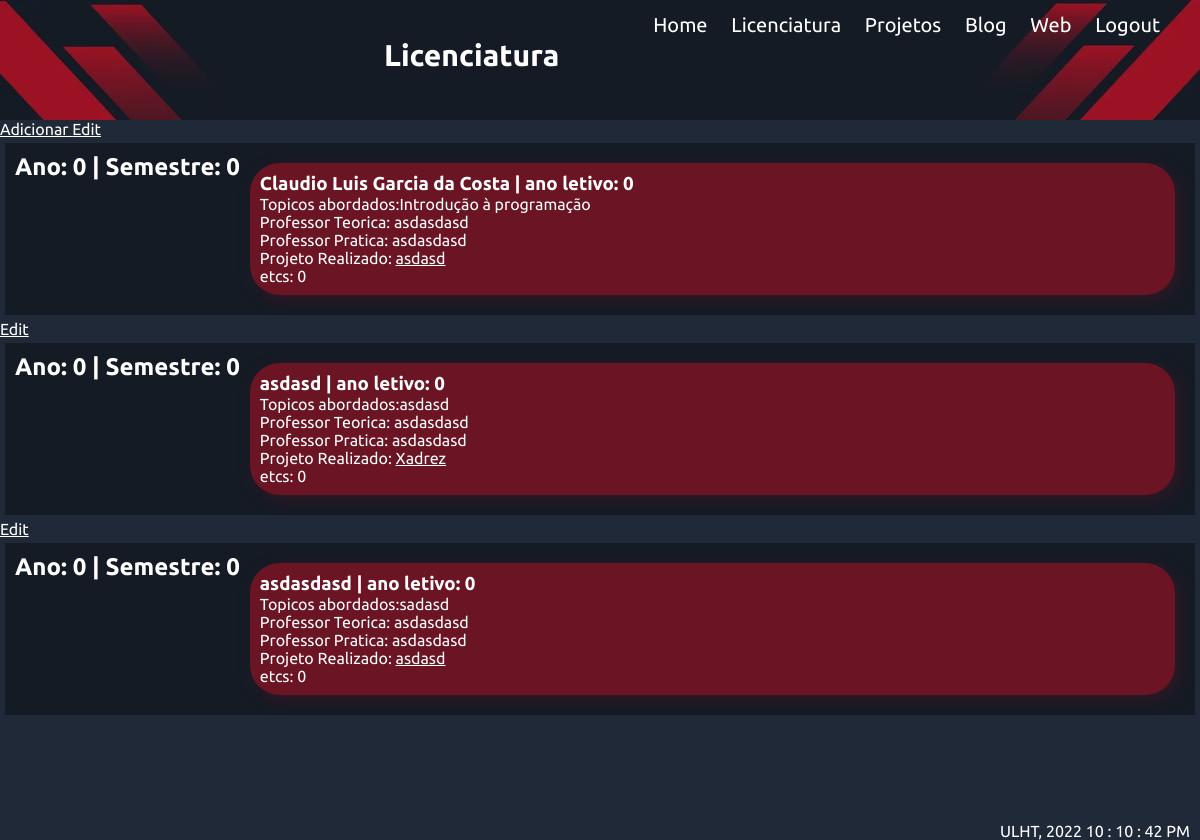
The app's page /licenciatura (signed in) with its own data.
### portfolio/models.py (models this page shows, shortened)
class Subject(models.Model):
    name = models.CharField(max_length=30)
    year = models.IntegerField(default=0)
    etcs = models.IntegerField(default=0)
    semester = models.IntegerField(default=0)
    school_year = models.IntegerField(default=0)
    rank = models.IntegerField(default=0, validators=[
            MaxValueValidator(5),
            MinValueValidator(0)
        ])
    topics = models.CharField(max_length=100)
    students = models.ManyToManyField(Student, blank = True)
    teacher_theory = models.ForeignKey(Teacher, on_delete=models.CASCADE)
    teacher_practice = models.ManyToManyField(Teacher, related_name='practice_teacher')
    subject_project = models.OneToOneField(Project_small,on_delete=models.CASCADE)

class Person(models.Model):
    name = models.CharField(max_length=50)
    linkdin = models.URLField(blank=True, null=True)
    class Meta:
        abstract = True
    def __str__(self):
        return self.name

class Teacher(Person,models.Model):
    lusofona_url = models.URLField()

class Project(models.Model):
    title = models.CharField(max_length=50,default='')
    description = models.CharField(max_length=500)
    image = models.ImageField(upload_to='pictures/', blank=True)
    year = models.IntegerField(default=0)
    school_year = models.IntegerField(default=0)
    github = models.URLField()
    video_url = models.URLField()
    participants = models.ForeignKey(Student, on_delete=models.CASCADE)
    class Meta:
        abstract = True

class Project_small(Project,models.Model):
    tech = models.CharField(max_length=200)
    skills =  models.ManyToManyField(Skills, related_name='skills')
    teacher = models.ManyToManyField(Teacher, related_name='teacher')
    def __str__(self):
        return self.title

### portfolio/views.py (the view)
# urls.py: path('licenciatura', views.licenciatura_page_view, name='licenciatura'),
def licenciatura_page_view(request):
    context = {
        'cadeiras':Subject.objects.all().order_by('rank','year','semester')
    }
    return render(request, 'portfolio/licenciatura.html',context)

### portfolio/templates/portfolio/licenciatura.html (shortened to what this page needs)
{% extends 'portfolio/layout.html' %}
{% block extrahead %}
{% load static %}
<link rel="stylesheet" href="{% static 'portfolio/css/subject_box.css' %}">
<link rel="stylesheet" href="https://cdnjs.cloudflare.com/ajax/libs/font-awesome/4.7.0/css/font-awesome.min.css">
{% endblock %}
{% block header %}
<div class="welcome-text">Licenciatura</div>
{% endblock %}
{% block main %}
{% if request.user.is_authenticated %}
<a href="{% url 'portfolio:subject_add'%}"> Adicionar </a>
{% endif %}
{% for cadeira in cadeiras %}
{% if request.user.is_authenticated %}
<a href="{% url 'portfolio:subject_edit' cadeira.id%}"> Edit </a>
{% endif %}
<div class="subjects-box">
    <h2>Ano: {{cadeira.year}} | Semestre: {{cadeira.semester}} </h2>
    <div class="subjects-text">
        <h3>{{cadeira.name}} | ano letivo: {{cadeira.school_year}}</h3>
        <p>Topicos abordados:{{cadeira.topics}}</p>
        <p>Professor Teorica: {{cadeira.teacher_theory}}</p>
        <p>Professor Pratica:
            {% for teacher in cadeira.teacher_practice.all %}
            {{teacher.name}}
        </p>
        {% endfor %}
        <p>Projeto Realizado:
            <a href="{{cadeira.subject_project.github}}">{{cadeira.subject_project}}</a>
        </p>
        <p>etcs: {{cadeira.etcs}}</p>
    </div>
</div>
{% endfor %}
{% endblock %}

### portfolio/static/portfolio/css/estilos.css (style rules this page uses)
* { font-family: 'Ubuntu', sans-serif; box-sizing: border-box; border: 0; margin: 0; padding: 0; }
.welcome-text { font-weight: bold; font-size: 30px; padding-top: 30px; text-align: center; padding-left: 300px; color: white; }
body { background-color: #202938; display: grid; min-height: 100vh; margin: 0; grid-template-rows: auto 1fr auto; grid-template-areas: 'nav' 'main' 'bot'; }

### portfolio/static/portfolio/css/subject_box.css (style rules this page uses)
.subjects-box { display: flex; background-color: #151b25; flex-flow: row wrap; justify-content: space-between; align-items: stretch; padding: 10px; margin: 5px; }
.subjects-box>div { display: flex; flex: 1 0 20%; flex-direction: column; justify-content: space-around; align-items: stretch; background-color: #6b1423; border-radius: 30px; margin: 10px; padding: 10px; box-shadow: 5px 5px 15px #311725; }
a { color: white; }

### records on screen
Subject: year "0", semester "0", name "Claudio Luis Garcia da Costa", school_year "0", topics "Introdução à programação", teacher_theory "asdasdasd", subject_project "asdasd", etcs "0"
Teacher: name "asdasdasd"
Subject: year "0", semester "0", name "asdasd", school_year "0", topics "asdasd", teacher_theory "asdasdasd", subject_project "Xadrez", etcs "0"
Subject: year "0", semester "0", name "asdasdasd", school_year "0", topics "sadasd", teacher_theory "asdasdasd", subject_project "asdasd", etcs "0"
